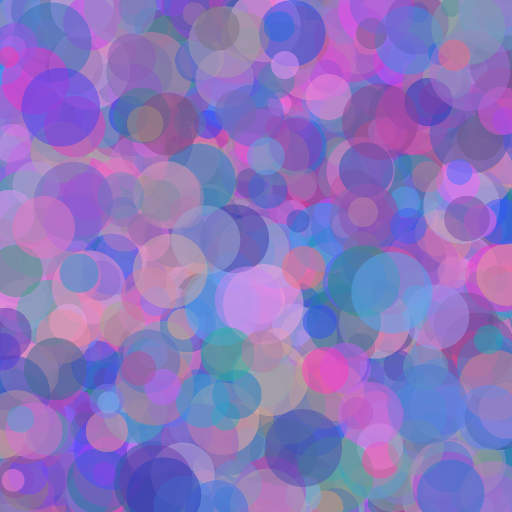
#> input picture ppm_diff/10k_1_0000.ppm, 1024 x 1024 px (shown at 1/2 size); its folder holds only this picture in this run
$ python -i main.py   (imports and definitions only)   (older library calls are emulated)
#> lines starting #> are read from the running program, lines starting #| are printed output that depends on the picture; after the words box and inside, x2 and y2 are one past the last pixel; in counts of white or black regions, pixels touching at a corner belong together
import cv2
from pathlib import Path
import numpy as np


from pathlib import Path
from svgtrace import trace

from random import randint


#_______________________________________
        # For finding edges

def find_edges(img, try_x):
    ans = cv2.Canny(img,try_x,200)
    return ans

#_______________________________________
# For finding white (any color) text

# [8 lines left out: function find_colr_mask, not called in this run]

#_______________________________________
# For thresholding image

def threshold(img):
    ret,th1 = cv2.threshold(img,127,255,cv2.THRESH_BINARY)
    th2 = cv2.adaptiveThreshold(img,255,cv2.ADAPTIVE_THRESH_MEAN_C,\
                cv2.THRESH_BINARY,11,2)
    th3 = cv2.adaptiveThreshold(img,255,cv2.ADAPTIVE_THRESH_GAUSSIAN_C,\
                cv2.THRESH_BINARY,11,2)
    return th3 # try th1, th2

#_______________________________________
# For finding gradients

# [81 lines left out: functions gradient, apply_kernel, read_files, main, not called in this run]

# [2 lines not run here, left out]

>>> import cv2
>>> picture = cv2.imread('../ppm_diff/10k_1_0000.ppm', cv2.IMREAD_GRAYSCALE)
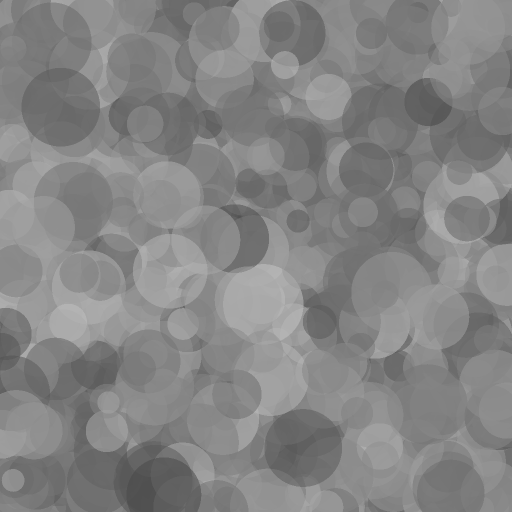
#> picture: shape (1024, 1024) (shown at 1/2 size); min 80, max 180, mean 132.2
>>> result = threshold(picture)
#> in threshold, `ret,th1 = cv2.threshold(img,127,255,cv2.THRESH_BINARY)`:
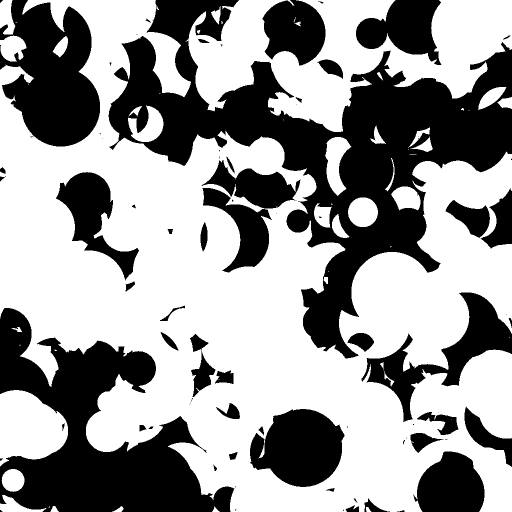
#> th1: shape (1024, 1024) (shown at 1/2 size); 59.7% white; 82 black regions (34 under 20 px), largest, box (x1, y1, x2, y2) and area: (217, 0, 1024, 717) 165010, (0, 616, 469, 1024) 85440, (0, 0, 200, 293) 38845
#> in threshold, `th2 = cv2.adaptiveThreshold(img,255,cv2.ADAPTIVE_THRESH_MEAN_C,\ cv2.T..`:
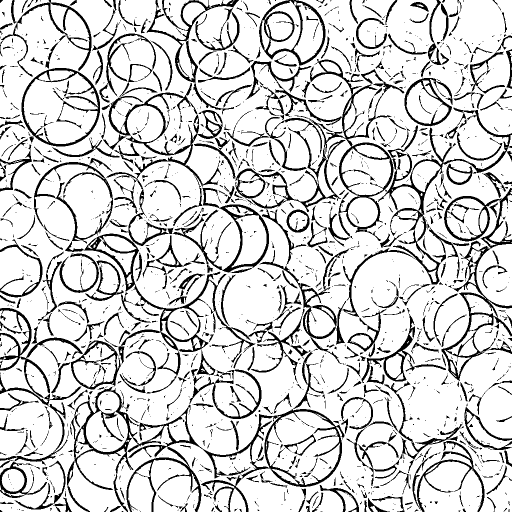
#> th2: shape (1024, 1024) (shown at 1/2 size); 82.2% white; 1746 black regions (1170 under 20 px), largest, box (x1, y1, x2, y2) and area: (470, 118, 1024, 569) 20222, (134, 702, 689, 1024) 17077, (212, 128, 445, 492) 8056
#> in threshold, `th3 = cv2.adaptiveThreshold(img,255,cv2.ADAPTIVE_THRESH_GAUSSIAN_C,\ c..`:
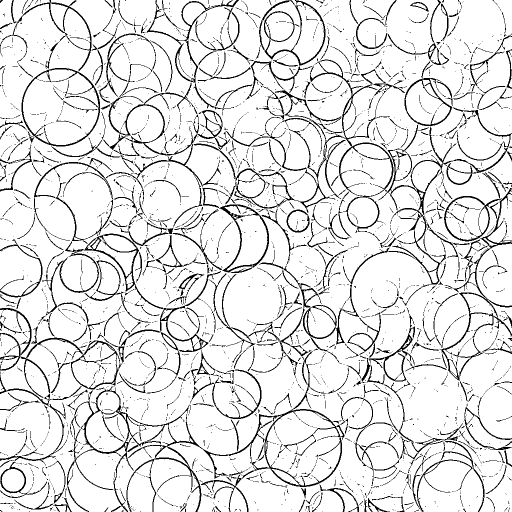
#> th3: shape (1024, 1024) (shown at 1/2 size); 88.7% white; black in thin lines or dots
